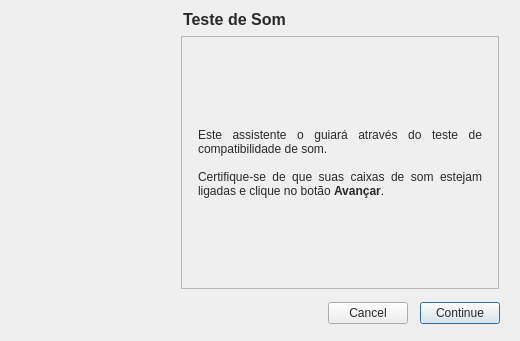
<?xml version="1.0" encoding="UTF-8"?>
<ui version="4.0">
 <class>Wizard</class>
 <widget class="QWizard" name="Wizard">
  <property name="windowModality">
   <enum>Qt::WindowModal</enum>
  </property>
  <property name="geometry">
   <rect>
    <x>0</x>
    <y>0</y>
    <width>520</width>
    <height>341</height>
   </rect>
  </property>
  <property name="windowTitle">
   <string>LDC - Som - Compatibilidade</string>
  </property>
  <property name="windowIcon">
   <iconset resource="../../gui/resources/ldc_resources.qrc">
    <normaloff>:/ldc_icon/ldc_mainwindow_icon.png</normaloff>:/ldc_icon/ldc_mainwindow_icon.png</iconset>
  </property>
  <property name="styleSheet">
   <string>color: rgb(41, 41, 41);</string>
  </property>
  <property name="locale">
   <locale language="Portuguese" country="Brazil"/>
  </property>
  <property name="modal">
   <bool>true</bool>
  </property>
  <property name="wizardStyle">
   <enum>QWizard::MacStyle</enum>
  </property>
  <property name="options">
   <set>QWizard::CancelButtonOnLeft|QWizard::NoBackButtonOnStartPage</set>
  </property>
  <widget class="QWizardPage" name="start">
   <property name="title">
    <string>Teste de Som</string>
   </property>
   <property name="subTitle">
    <string/>
   </property>
   <layout class="QVBoxLayout" name="verticalLayout">
    <item>
     <spacer name="verticalSpacer_5">
      <property name="orientation">
       <enum>Qt::Vertical</enum>
      </property>
      <property name="sizeHint" stdset="0">
       <size>
        <width>20</width>
        <height>40</height>
       </size>
      </property>
     </spacer>
    </item>
    <item>
     <widget class="QLabel" name="startLabel">
      <property name="styleSheet">
       <string>color: rgb(41, 41, 41);</string>
      </property>
      <property name="text">
       <string>&lt;!DOCTYPE HTML PUBLIC &quot;-//W3C//DTD HTML 4.0//EN&quot; &quot;http://www.w3.org/TR/REC-html40/strict.dtd&quot;&gt;
&lt;html&gt;&lt;head&gt;&lt;meta name=&quot;qrichtext&quot; content=&quot;1&quot; /&gt;&lt;style type=&quot;text/css&quot;&gt;
p, li { white-space: pre-wrap; }
&lt;/style&gt;&lt;/head&gt;&lt;body style=&quot; font-family:'Sans Serif'; font-size:9pt; font-weight:400; font-style:normal;&quot;&gt;
&lt;p style=&quot; margin-top:0px; margin-bottom:0px; margin-left:0px; margin-right:0px; -qt-block-indent:0; text-indent:0px;&quot;&gt;Este assistente o guiará através do teste de compatibilidade de som. &lt;/p&gt;
&lt;p style=&quot;-qt-paragraph-type:empty; margin-top:0px; margin-bottom:0px; margin-left:0px; margin-right:0px; -qt-block-indent:0; text-indent:0px;&quot;&gt;&lt;/p&gt;
&lt;p style=&quot; margin-top:0px; margin-bottom:0px; margin-left:0px; margin-right:0px; -qt-block-indent:0; text-indent:0px;&quot;&gt;Certifique-se de que suas caixas de som estejam ligadas e clique no botão &lt;span style=&quot; font-weight:600;&quot;&gt;Avançar&lt;/span&gt;.&lt;/p&gt;&lt;/body&gt;&lt;/html&gt;</string>
      </property>
      <property name="alignment">
       <set>Qt::AlignJustify|Qt::AlignVCenter</set>
      </property>
      <property name="wordWrap">
       <bool>true</bool>
      </property>
     </widget>
    </item>
    <item>
     <spacer name="verticalSpacer_6">
      <property name="orientation">
       <enum>Qt::Vertical</enum>
      </property>
      <property name="sizeHint" stdset="0">
       <size>
        <width>20</width>
        <height>40</height>
       </size>
      </property>
     </spacer>
    </item>
   </layout>
  </widget>
  <widget class="QWizardPage" name="soundplay">
   <property name="title">
    <string>Teste de Som</string>
   </property>
   <layout class="QVBoxLayout" name="verticalLayout_2">
    <item>
     <widget class="QLabel" name="soundplayLabel">
      <property name="text">
       <string>&lt;!DOCTYPE HTML PUBLIC &quot;-//W3C//DTD HTML 4.0//EN&quot; &quot;http://www.w3.org/TR/REC-html40/strict.dtd&quot;&gt;
&lt;html&gt;&lt;head&gt;&lt;meta name=&quot;qrichtext&quot; content=&quot;1&quot; /&gt;&lt;style type=&quot;text/css&quot;&gt;
p, li { white-space: pre-wrap; }
&lt;/style&gt;&lt;/head&gt;&lt;body style=&quot; font-family:'Sans Serif'; font-size:9pt; font-weight:400; font-style:normal;&quot;&gt;
&lt;p style=&quot; margin-top:0px; margin-bottom:0px; margin-left:0px; margin-right:0px; -qt-block-indent:0; text-indent:0px;&quot;&gt;Clique no botão &lt;span style=&quot; font-weight:600;&quot;&gt;Reproduzir&lt;/span&gt; para executar a música de teste. &lt;/p&gt;&lt;/body&gt;&lt;/html&gt;</string>
      </property>
      <property name="alignment">
       <set>Qt::AlignJustify|Qt::AlignVCenter</set>
      </property>
      <property name="wordWrap">
       <bool>true</bool>
      </property>
     </widget>
    </item>
    <item>
     <spacer name="verticalSpacer">
      <property name="orientation">
       <enum>Qt::Vertical</enum>
      </property>
      <property name="sizeHint" stdset="0">
       <size>
        <width>20</width>
        <height>40</height>
       </size>
      </property>
     </spacer>
    </item>
    <item>
     <layout class="QHBoxLayout" name="horizontalLayout">
      <item>
       <spacer name="horizontalSpacer_2">
        <property name="orientation">
         <enum>Qt::Horizontal</enum>
        </property>
        <property name="sizeHint" stdset="0">
         <size>
          <width>40</width>
          <height>20</height>
         </size>
        </property>
       </spacer>
      </item>
      <item>
       <widget class="QPushButton" name="playButton">
        <property name="text">
         <string>Reproduzir</string>
        </property>
       </widget>
      </item>
      <item>
       <spacer name="horizontalSpacer">
        <property name="orientation">
         <enum>Qt::Horizontal</enum>
        </property>
        <property name="sizeHint" stdset="0">
         <size>
          <width>40</width>
          <height>20</height>
         </size>
        </property>
       </spacer>
      </item>
     </layout>
    </item>
    <item>
     <spacer name="verticalSpacer_2">
      <property name="orientation">
       <enum>Qt::Vertical</enum>
      </property>
      <property name="sizeHint" stdset="0">
       <size>
        <width>20</width>
        <height>40</height>
       </size>
      </property>
     </spacer>
    </item>
   </layout>
  </widget>
  <widget class="QWizardPage" name="yesorno">
   <property name="title">
    <string>Teste de Som</string>
   </property>
   <layout class="QVBoxLayout" name="verticalLayout_3">
    <item>
     <widget class="QLabel" name="yesornoLabel">
      <property name="text">
       <string>Você escutou o áudio?</string>
      </property>
      <property name="alignment">
       <set>Qt::AlignJustify|Qt::AlignVCenter</set>
      </property>
      <property name="wordWrap">
       <bool>true</bool>
      </property>
     </widget>
    </item>
    <item>
     <spacer name="verticalSpacer_3">
      <property name="orientation">
       <enum>Qt::Vertical</enum>
      </property>
      <property name="sizeHint" stdset="0">
       <size>
        <width>20</width>
        <height>40</height>
       </size>
      </property>
     </spacer>
    </item>
    <item>
     <layout class="QHBoxLayout" name="horizontalLayout_2">
      <item>
       <spacer name="horizontalSpacer_3">
        <property name="orientation">
         <enum>Qt::Horizontal</enum>
        </property>
        <property name="sizeHint" stdset="0">
         <size>
          <width>40</width>
          <height>20</height>
         </size>
        </property>
       </spacer>
      </item>
      <item>
       <widget class="QPushButton" name="yesButton">
        <property name="text">
         <string>Sim</string>
        </property>
       </widget>
      </item>
      <item>
       <spacer name="horizontalSpacer_5">
        <property name="orientation">
         <enum>Qt::Horizontal</enum>
        </property>
        <property name="sizeHint" stdset="0">
         <size>
          <width>40</width>
          <height>20</height>
         </size>
        </property>
       </spacer>
      </item>
      <item>
       <widget class="QPushButton" name="noButton">
        <property name="text">
         <string>Não</string>
        </property>
       </widget>
      </item>
      <item>
       <spacer name="horizontalSpacer_4">
        <property name="orientation">
         <enum>Qt::Horizontal</enum>
        </property>
        <property name="sizeHint" stdset="0">
         <size>
          <width>40</width>
          <height>20</height>
         </size>
        </property>
       </spacer>
      </item>
     </layout>
    </item>
    <item>
     <spacer name="verticalSpacer_4">
      <property name="orientation">
       <enum>Qt::Vertical</enum>
      </property>
      <property name="sizeHint" stdset="0">
       <size>
        <width>20</width>
        <height>40</height>
       </size>
      </property>
     </spacer>
    </item>
   </layout>
  </widget>
  <widget class="QWizardPage" name="success">
   <property name="title">
    <string>Teste de Som</string>
   </property>
   <layout class="QVBoxLayout" name="verticalLayout_4">
    <item>
     <spacer name="verticalSpacer_7">
      <property name="orientation">
       <enum>Qt::Vertical</enum>
      </property>
      <property name="sizeHint" stdset="0">
       <size>
        <width>20</width>
        <height>40</height>
       </size>
      </property>
     </spacer>
    </item>
    <item>
     <widget class="QLabel" name="successLabel">
      <property name="text">
       <string>&lt;!DOCTYPE HTML PUBLIC &quot;-//W3C//DTD HTML 4.0//EN&quot; &quot;http://www.w3.org/TR/REC-html40/strict.dtd&quot;&gt;
&lt;html&gt;&lt;head&gt;&lt;meta name=&quot;qrichtext&quot; content=&quot;1&quot; /&gt;&lt;style type=&quot;text/css&quot;&gt;
p, li { white-space: pre-wrap; }
&lt;/style&gt;&lt;/head&gt;&lt;body style=&quot; font-family:'Sans Serif'; font-size:9pt; font-weight:400; font-style:normal;&quot;&gt;
&lt;p style=&quot; margin-top:0px; margin-bottom:0px; margin-left:0px; margin-right:0px; -qt-block-indent:0; text-indent:0px;&quot;&gt;Placa de som compatível com o Librix Desktop. &lt;/p&gt;
&lt;p style=&quot;-qt-paragraph-type:empty; margin-top:0px; margin-bottom:0px; margin-left:0px; margin-right:0px; -qt-block-indent:0; text-indent:0px;&quot;&gt;&lt;/p&gt;
&lt;p style=&quot; margin-top:0px; margin-bottom:0px; margin-left:0px; margin-right:0px; -qt-block-indent:0; text-indent:0px;&quot;&gt;Clique no botão &lt;span style=&quot; font-weight:600;&quot;&gt;Concluir&lt;/span&gt;.&lt;/p&gt;&lt;/body&gt;&lt;/html&gt;</string>
      </property>
      <property name="alignment">
       <set>Qt::AlignJustify|Qt::AlignVCenter</set>
      </property>
      <property name="wordWrap">
       <bool>true</bool>
      </property>
     </widget>
    </item>
    <item>
     <spacer name="verticalSpacer_8">
      <property name="orientation">
       <enum>Qt::Vertical</enum>
      </property>
      <property name="sizeHint" stdset="0">
       <size>
        <width>20</width>
        <height>40</height>
       </size>
      </property>
     </spacer>
    </item>
   </layout>
  </widget>
 </widget>
 <resources>
  <include location="../../gui/resources/ldc_resources.qrc"/>
 </resources>
 <connections/>
</ui>
